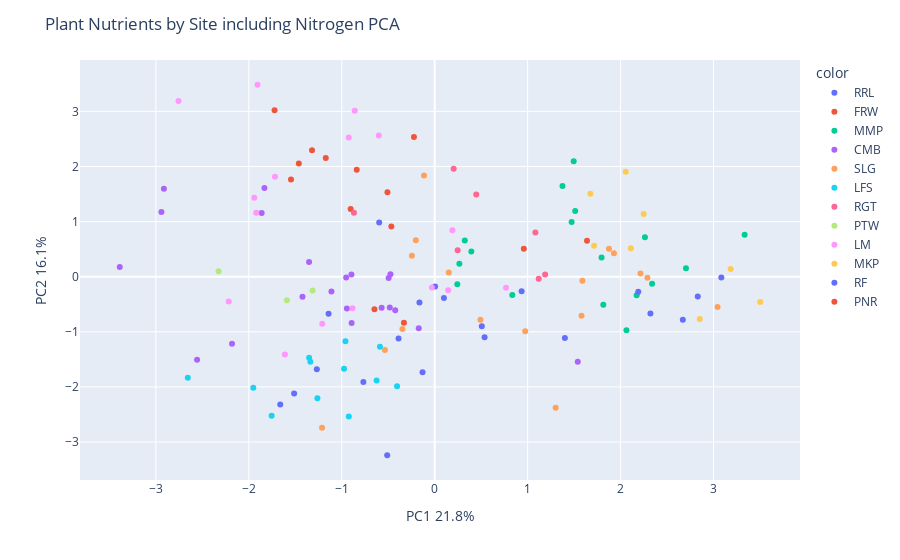

Notebook cell for this chart:
### Markdown cell above
### PCA with Nitrogen by dropping Nan Rows

### Code cell
no_nan_df = newdf.dropna()
X = no_nan_df[nutrients]

pca = PCA(n_components=2)
components = pca.fit_transform(X)

fig = px.scatter(components, x=0, y=1, color=no_nan_df['site_id'])
fig.update_layout(
    title = "Plant Nutrients by Site including Nitrogen PCA",
    xaxis_title="PC1 " + str(round(100*pca.explained_variance_ratio_[0], 1)) + '%',
    yaxis_title="PC2 " + str(round(100*pca.explained_variance_ratio_[1], 1)) + '%')
fig.show()

### Figure 1 — Plotly figure (JSON) as saved in the notebook; plotly's stock layout.template omitted (floating-point values rounded to 4 significant figures)
{"data": [{"hovertemplate": "color=RRL<br>0=%{x}<br>1=%{y}<extra></extra>", "legendgroup": "RRL", "marker": {"color": "#636efa", "symbol": "circle"}, "mode": "markers", "name": "RRL", "orientation": "v", "showlegend": true, "type": "scatter", "x": [-0.7677, -1.142, -0.1308, -1.662, -1.268, -0.3888, -0.1642, 0.09915, 0.5067, 0.004308], "xaxis": "x", "y": [-1.91, -0.673, -1.735, -2.318, -1.679, -1.12, -0.4679, -0.3851, -0.8986, -0.1763], "yaxis": "y"}, {"hovertemplate": "color=FRW<br>0=%{x}<br>1=%{y}<extra></extra>", "legendgroup": "FRW", "marker": {"color": "#EF553B", "symbol": "circle"}, "mode": "markers", "name": "FRW", "orientation": "v", "showlegend": true, "type": "scatter", "x": [-0.6484, -0.4666, -0.2233, -0.3308, -0.9042, -1.462, -1.546, -1.723, -1.32, 0.9591, -0.5085], "xaxis": "x", "y": [-0.5919, 0.9108, 2.536, -0.8377, 1.23, 2.055, 1.762, 3.021, 2.294, 0.507, 1.531], "yaxis": "y"}, {"hovertemplate": "color=MMP<br>0=%{x}<br>1=%{y}<extra></extra>", "legendgroup": "MMP", "marker": {"color": "#00cc96", "symbol": "circle"}, "mode": "markers", "name": "MMP", "orientation": "v", "showlegend": true, "type": "scatter", "x": [2.704, 1.512, 2.063, 2.339, 1.796, 2.173, 3.335, 1.473, 1.495, 2.262, 0.3942, 0.2431, 0.2654, 1.814, 0.835, 1.375, 0.3235], "xaxis": "x", "y": [0.1522, 1.192, -0.9727, -0.1268, 0.3493, -0.335, 0.7625, 0.9911, 2.096, 0.7147, 0.455, -0.1349, 0.235, -0.5072, -0.3312, 1.645, 0.6565], "yaxis": "y"}, {"hovertemplate": "color=CMB<br>0=%{x}<br>1=%{y}<extra></extra>", "legendgroup": "CMB", "marker": {"color": "#ab63fa", "symbol": "circle"}, "mode": "markers", "name": "CMB", "orientation": "v", "showlegend": true, "type": "scatter", "x": [1.54, -1.832, -2.914, -2.94, -3.389, -1.352, -1.423, -2.181, -2.557, -1.111, -0.4958, -0.4835, -0.9451, -0.5709, -0.8937, -0.8959, -0.1719, -0.9528, -0.476, -0.4248, -1.862], "xaxis": "x", "y": [-1.545, 1.611, 1.597, 1.176, 0.1746, 0.2648, -0.3646, -1.215, -1.506, -0.2676, -0.02411, -0.5611, -0.5784, -0.562, -0.8411, 0.0419, -0.9373, -0.01623, 0.04377, -0.6104, 1.154], "yaxis": "y"}, {"hovertemplate": "color=SLG<br>0=%{x}<br>1=%{y}<extra></extra>", "legendgroup": "SLG", "marker": {"color": "#FFA15A", "symbol": "circle"}, "mode": "markers", "name": "SLG", "orientation": "v", "showlegend": true, "type": "scatter", "x": [0.9741, 1.302, -0.5356, -1.212, -0.3474, 0.4923, 1.589, 2.214, 1.875, 1.929, 3.044, -0.2032, -0.1153, 1.58, 2.288, 0.1514, -0.2453], "xaxis": "x", "y": [-0.9895, -2.377, -1.329, -2.742, -0.948, -0.7806, -0.07481, 0.05997, 0.5087, 0.4255, -0.551, 0.6604, 1.837, -0.7066, -0.01765, 0.07511, 0.382], "yaxis": "y"}, {"hovertemplate": "color=LFS<br>0=%{x}<br>1=%{y}<extra></extra>", "legendgroup": "LFS", "marker": {"color": "#19d3f3", "symbol": "circle"}, "mode": "markers", "name": "LFS", "orientation": "v", "showlegend": true, "type": "scatter", "x": [-0.6251, -1.338, -1.754, -1.952, -1.351, -0.5888, -2.657, -0.9754, -1.262, -0.9603, -0.405, -0.9243], "xaxis": "x", "y": [-1.882, -1.542, -2.524, -2.013, -1.469, -1.273, -1.836, -1.672, -2.208, -1.17, -1.987, -2.538], "yaxis": "y"}, {"hovertemplate": "color=RGT<br>0=%{x}<br>1=%{y}<extra></extra>", "legendgroup": "RGT", "marker": {"color": "#FF6692", "symbol": "circle"}, "mode": "markers", "name": "RGT", "orientation": "v", "showlegend": true, "type": "scatter", "x": [1.119, 1.084, 0.4471, 0.2469, 1.188, 0.2042, -0.8688], "xaxis": "x", "y": [-0.0372, 0.8018, 1.491, 0.4812, 0.04032, 1.961, 1.161], "yaxis": "y"}, {"hovertemplate": "color=PTW<br>0=%{x}<br>1=%{y}<extra></extra>", "legendgroup": "PTW", "marker": {"color": "#B6E880", "symbol": "circle"}, "mode": "markers", "name": "PTW", "orientation": "v", "showlegend": true, "type": "scatter", "x": [-2.325, -1.315, -1.591], "xaxis": "x", "y": [0.09852, -0.2487, -0.4262], "yaxis": "y"}, {"hovertemplate": "color=LM<br>0=%{x}<br>1=%{y}<extra></extra>", "legendgroup": "LM", "marker": {"color": "#FF97FF", "symbol": "circle"}, "mode": "markers", "name": "LM", "orientation": "v", "showlegend": true, "type": "scatter", "x": [-2.216, -1.92, -1.941, -2.757, -1.719, -0.8607, -1.907, -0.9249, 0.1912, -0.6016, -0.8842, -1.21, -1.612, 0.1454, -0.03055, 0.7672], "xaxis": "x", "y": [-0.4482, 1.161, 1.432, 3.187, 1.815, 3.014, 3.484, 2.525, 0.8445, 2.561, -0.5741, -0.8518, -1.411, -0.2438, -0.1983, -0.2016], "yaxis": "y"}, {"hovertemplate": "color=MKP<br>0=%{x}<br>1=%{y}<extra></extra>", "legendgroup": "MKP", "marker": {"color": "#FECB52", "symbol": "circle"}, "mode": "markers", "name": "MKP", "orientation": "v", "showlegend": true, "type": "scatter", "x": [3.503, 1.715, 2.852, 2.111, 2.248, 2.056, 1.675, 3.184], "xaxis": "x", "y": [-0.4596, 0.5611, -0.7666, 0.5166, 1.139, 1.903, 1.507, 0.1414], "yaxis": "y"}, {"hovertemplate": "color=RF<br>0=%{x}<br>1=%{y}<extra></extra>", "legendgroup": "RF", "marker": {"color": "#636efa", "symbol": "circle"}, "mode": "markers", "name": "RF", "orientation": "v", "showlegend": true, "type": "scatter", "x": [-1.513, 2.83, 2.321, 3.084, 2.19, 2.67, 1.401, 0.9354, -0.5971, 0.5368, -0.5111], "xaxis": "x", "y": [-2.118, -0.3604, -0.6683, -0.01315, -0.2751, -0.783, -1.111, -0.2646, 0.9851, -1.099, -3.241], "yaxis": "y"}, {"hovertemplate": "color=PNR<br>0=%{x}<br>1=%{y}<extra></extra>", "legendgroup": "PNR", "marker": {"color": "#EF553B", "symbol": "circle"}, "mode": "markers", "name": "PNR", "orientation": "v", "showlegend": true, "type": "scatter", "x": [1.639, -1.172, -0.8389], "xaxis": "x", "y": [0.6501, 2.154, 1.94], "yaxis": "y"}], "layout": {"legend": {"title": {"text": "color"}, "tracegroupgap": 0}, "margin": {"t": 60}, "title": {"text": "Plant Nutrients by Site including Nitrogen PCA"}, "xaxis": {"anchor": "y", "domain": [0, 1], "title": {"text": "PC1 21.8%"}}, "yaxis": {"anchor": "x", "domain": [0, 1], "title": {"text": "PC2 16.1%"}}}}
